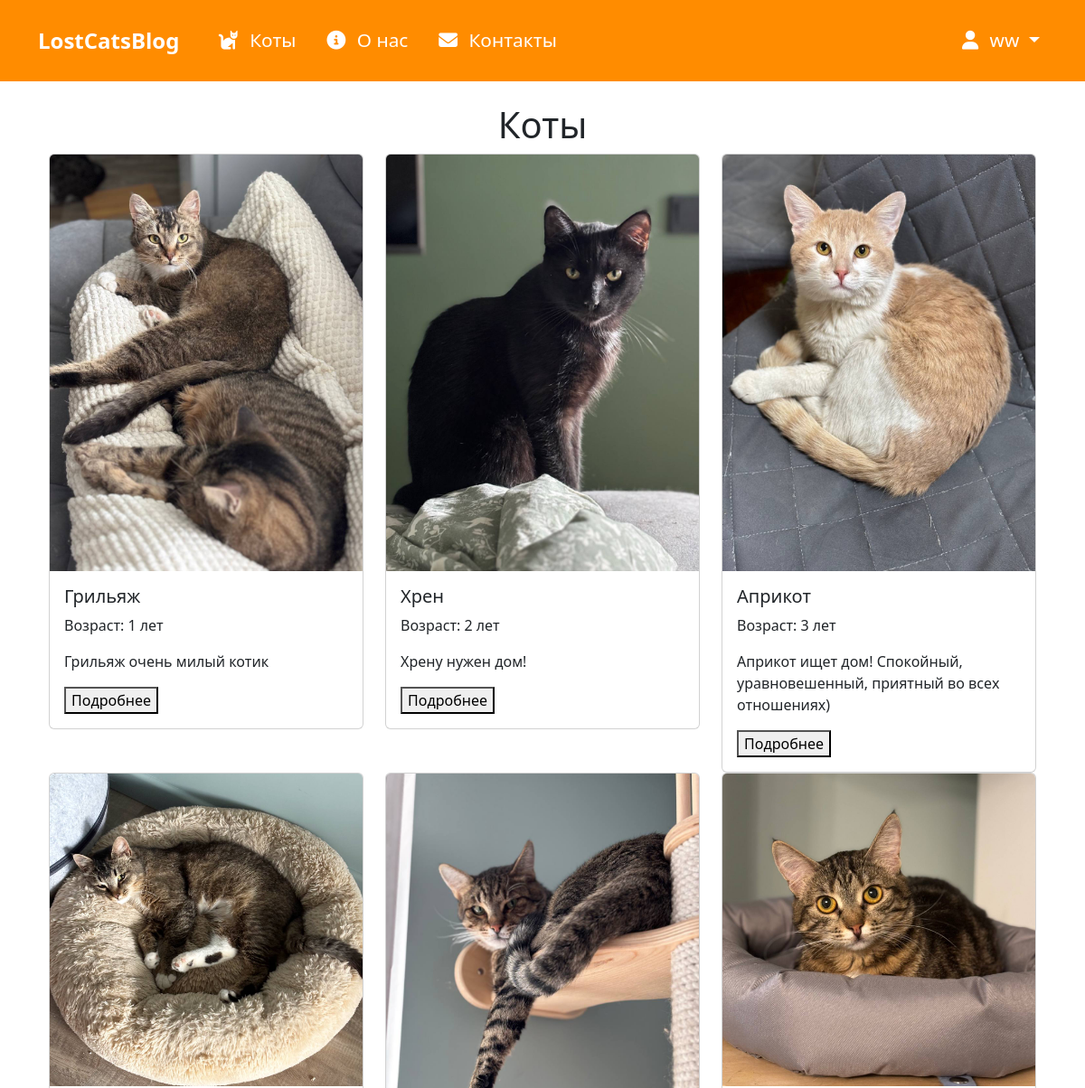
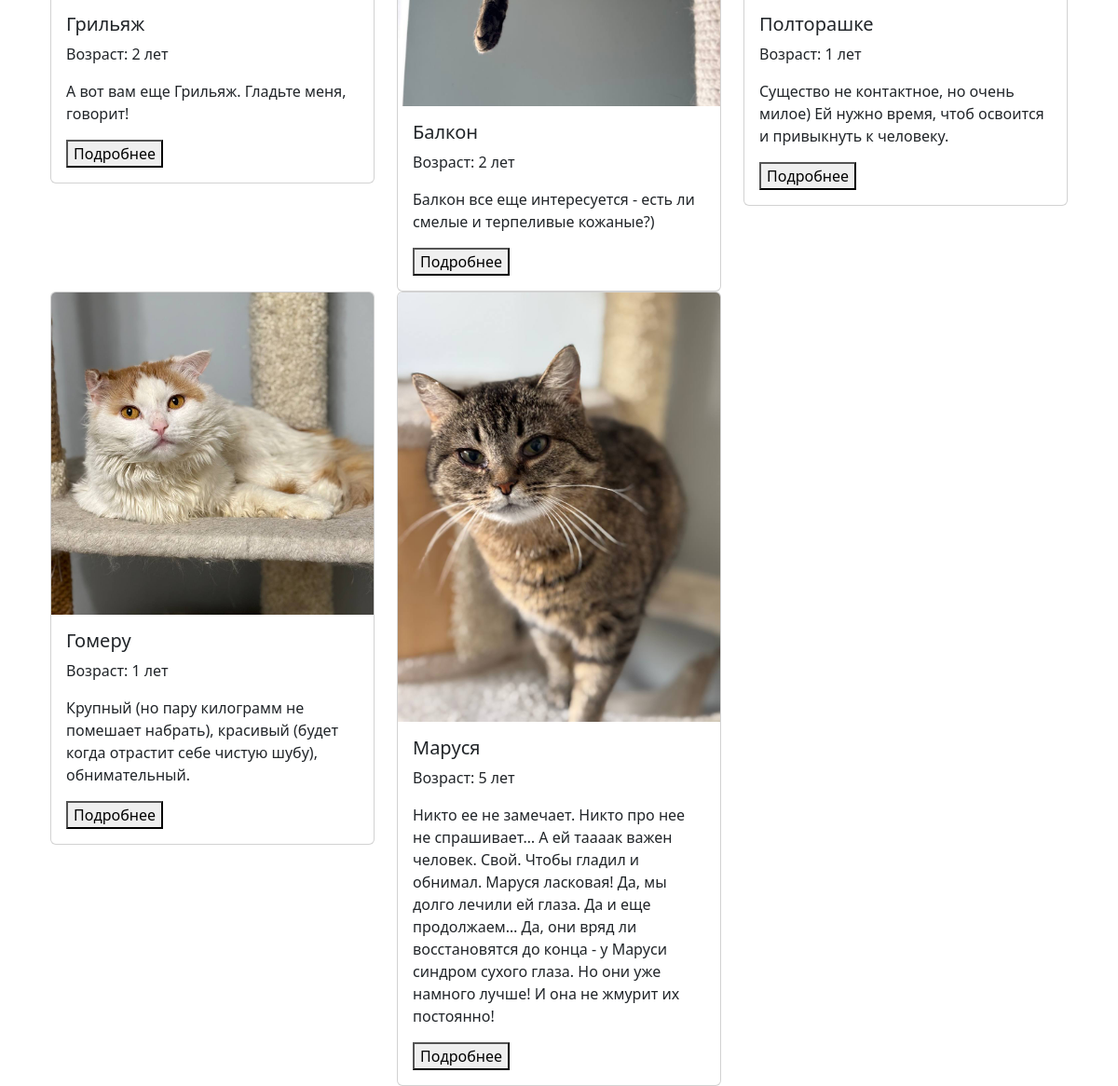
The app's page /catalog (signed in) with its own data (2 pictures, top to bottom).
### models.py (models this page shows)
class Cat(db.Model):  # Replace Cat with your actual model
        id = db.Column(db.Integer, primary_key=True)
        name = db.Column(db.String(80), nullable=False)
        age = db.Column(db.Integer)
        description = db.Column(db.String(80), nullable=False)
        image_url = db.Column(db.String(80), nullable=False)
        address = db.Column(db.String(80), nullable=False)
        address_img_url = db.Column(db.String(80), nullable=False)
        def __repr__(self):
            return f"<Cat {self.name}>"

### app.py (the view)
@app.route('/catalog')
def get_cat():
    print("Retrieving cats")
    cats = Cat.query.all()
    print(f"Cats: {cats}")  # Inspect the cats in the console.
    return render_template('get_cat.html', cats=cats)

### templates/get_cat.html
{% extends "navigation.html" %}
{% block content %}
<div class="container">
    <h1 class="text-center">Коты</h1>
    <div class="row">
        {% for cat in cats %}
        <div class="col-md-4">
            <div class="card cat-card">
                <img src="{{ cat.image_url }}" class="card-img-top" alt="{{ cat.name }}">
                <div class="card-body">
                    <h5 class="card-title">{{ cat.name }}</h5>
                    <p class="card-text">Возраст: {{ cat.age }} лет</p>
                    <p class="card-text">{{ cat.description }}</p>
                    <form method="get" action="{{ url_for('get_cat_home', cat_id=cat.id) }}">
                        <button type="submit">Подробнее</button>
                    </form>
                </div>
            </div>
        </div>
        {% endfor %}
    </div>
</div>
{% endblock %}

### static/css/style.css (style rules this page uses)
body, html { margin: 0; padding: 0; height: 100%; overflow-x: hidden; }
h1 { margin: 10px auto; display: flex; justify-content: center; color: #473124; }

### records on screen
Cat: image_url (picture), name "Грильяж", age "1", description "Грильяж очень милый котик"
Cat: image_url (picture), name "Хрен", age "2", description "Хрену нужен дом!"
Cat: image_url (picture), name "Априкот", age "3", description "Априкот ищет дом! Спокойный, уравновешенный, приятный во всех отношениях)"
Cat: image_url (picture), name "Грильяж", age "2", description "А вот вам еще Грильяж. Гладьте меня, говорит!"
Cat: image_url (picture), name "Балкон", age "2", description "Балкон все еще интересуется - есть ли смелые и терпеливые кожаные?)"
Cat: image_url (picture), name "Полторашке", age "1", description "Существо не контактное, но очень милое) Ей нужно время, чтоб освоится и привыкнуть к человеку."
Cat: image_url (picture), name "Гомеру", age "1", description "Крупный (но пару килограмм не помешает набрать), красивый (будет когда отрастит себе чистую шубу), обнимательный."
Cat: image_url (picture), name "Маруся", age "5", description "Никто ее не замечает. Никто про нее не спрашивает… А ей таааак важен человек. Свой. Чтобы гладил и обнимал. Маруся ласковая! Да, мы долго лечили ей глаза. Да и еще продолжаем… Да, они вряд ли восстановятся до конца - у Маруси синдром сухого глаза. Но они уже намного лучше! И она не жмурит их постоянно!"

### other values on screen
{{ session['username'] }} "ww"
